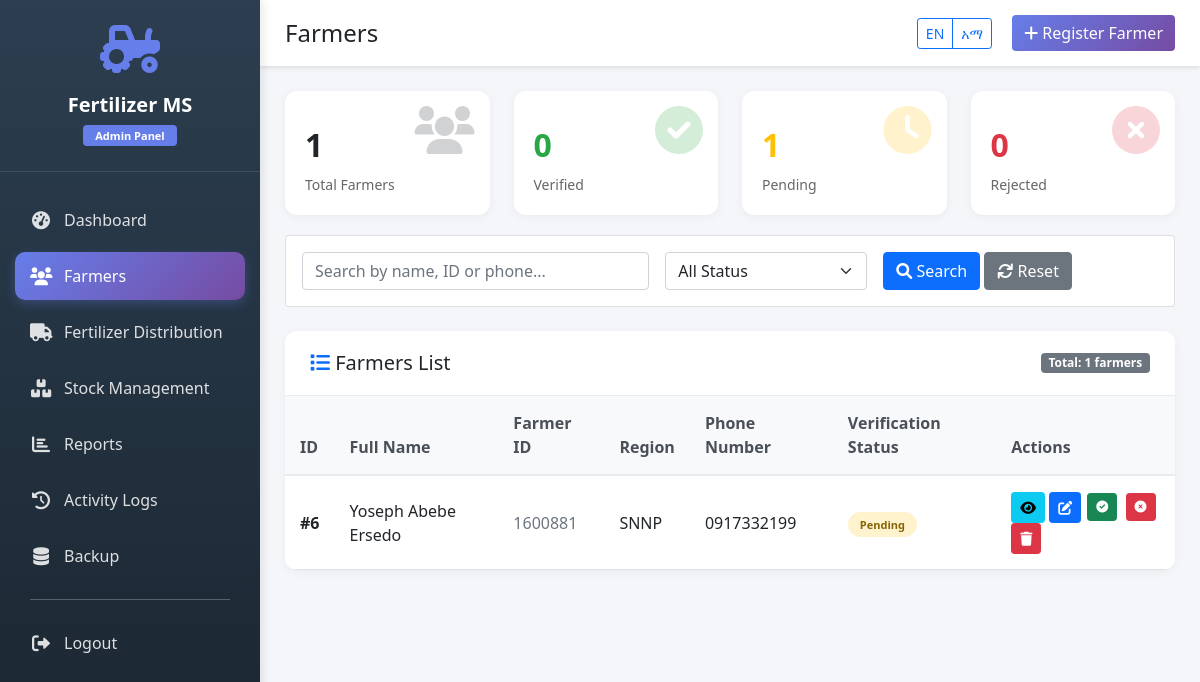
The app's page /admin/farmers.php (signed in) with its own data.
### tables this page shows
CREATE TABLE `farmers` (
  `id` int(11) NOT NULL AUTO_INCREMENT,
  `farmer_id` varchar(50) NOT NULL,
  `full_name` varchar(100) NOT NULL,
  `region` varchar(100) NOT NULL,
  `district` varchar(100) NOT NULL,
  `kebele` varchar(100) NOT NULL,
  `farm_size` decimal(10,2) NOT NULL,
  `crop_type` varchar(100) NOT NULL,
  `harvest_season` varchar(50) NOT NULL,
  `phone` varchar(20) NOT NULL,
  `id_proof` varchar(255) DEFAULT NULL,
  `farm_photo` varchar(255) DEFAULT NULL,
  `verification_status` enum('pending','verified','rejected') DEFAULT 'pending',
  `created_by` int(11) DEFAULT NULL,
  `created_at` timestamp NOT NULL DEFAULT current_timestamp(),
  `updated_at` timestamp NULL DEFAULT NULL ON UPDATE current_timestamp(),
  PRIMARY KEY (`id`),
  UNIQUE KEY `farmer_id` (`farmer_id`),
  KEY `created_by` (`created_by`),
  CONSTRAINT `farmers_ibfk_1` FOREIGN KEY (`created_by`) REFERENCES `users` (`id`) ON DELETE SET NULL
);

### config/language.php (called while the page is built, shortened)
<?php
function getCurrentLanguage() {
    return $_SESSION['language'] ?? 'en';
}
function __($key) {
    $lang = getCurrentLanguage();
    return $GLOBALS['translations'][$lang][$key] ?? $key;
}
?>

### config/database.php (called while the page is built, shortened)
<?php
function getConnection() {
    try {
        $conn = new mysqli(DB_HOST, DB_USER, DB_PASS, DB_NAME);
        $conn->set_charset("utf8mb4");
        return $conn;
    } catch (Exception $e) {
        die("Database connection error: " . $e->getMessage());
    }
}
function executeQuery($sql, $params = [], $types = "") {
    $conn = getConnection();
    $stmt = $conn->prepare($sql);
    $stmt->execute();
    $result = $stmt->get_result();
    return $result;
}
?>

### config/session.php (called while the page is built, shortened)
<?php
function hasRole($role) {
    return isset($_SESSION['user_role']) && $_SESSION['user_role'] === $role;
}
function isAdmin() {
    return hasRole('admin');
}
?>

### admin/farmers.php (the view, shortened to what this page needs)
<?php
require_once '../config/session.php';
require_once '../config/database.php';
require_once '../config/language.php';
$search = isset($_GET['search']) ? $_GET['search'] : '';
$sql = "SELECT * FROM farmers WHERE 1=1";
$params = [];
$types = "";
$sql .= " ORDER BY created_at DESC";
$farmers = executeQuery($sql, $params, $types);
$total_farmers = executeQuery("SELECT COUNT(*) as total FROM farmers")->fetch_assoc()['total'];
$verified_farmers = executeQuery("SELECT COUNT(*) as total FROM farmers WHERE verification_status = 'verified'")->fetch_assoc()['total'];
$pending_farmers = executeQuery("SELECT COUNT(*) as total FROM farmers WHERE verification_status = 'pending'")->fetch_assoc()['total'];
$rejected_farmers = executeQuery("SELECT COUNT(*) as total FROM farmers WHERE verification_status = 'rejected'")->fetch_assoc()['total'];
?>
<!DOCTYPE html>
<html lang="<?php echo getCurrentLanguage(); ?>">
<head>
    <link href="https://cdn.jsdelivr.net/npm/bootstrap@5.1.3/dist/css/bootstrap.min.css" rel="stylesheet">
    <link rel="stylesheet" href="https://cdnjs.cloudflare.com/ajax/libs/font-awesome/6.0.0/css/all.min.css">
</head>
<body>
    <div class="sidebar" id="sidebar">
        <div class="sidebar-header">
            <i class="fas fa-tractor"></i>
            <h5>Fertilizer MS</h5>
            <span class="badge bg-info">Admin Panel</span>
        </div>
        <nav class="nav flex-column">
            <a class="nav-link" href="dashboard.php">
                <i class="fas fa-tachometer-alt"></i>
                <span><?php echo __('dashboard'); ?></span>
            </a>
            <a class="nav-link active" href="farmers.php">
                <i class="fas fa-users"></i>
                <span><?php echo __('farmers'); ?></span>
            </a>
            <a class="nav-link" href="distribution.php">
                <i class="fas fa-truck"></i>
                <span><?php echo __('distribution'); ?></span>
            </a>
            <a class="nav-link" href="stock.php">
                <i class="fas fa-boxes"></i>
                <span><?php echo __('stock'); ?></span>
            </a>
            <a class="nav-link" href="reports.php">
                <i class="fas fa-chart-bar"></i>
                <span><?php echo __('reports'); ?></span>
            </a>
            <a class="nav-link" href="logs.php">
                <i class="fas fa-history"></i>
                <span><?php echo __('logs'); ?></span>
            </a>
            <a class="nav-link" href="backup.php">
                <i class="fas fa-database"></i>
                <span><?php echo __('backup'); ?></span>
            </a>
            <hr>
            <a class="nav-link" href="../logout.php">
                <i class="fas fa-sign-out-alt"></i>
                <span><?php echo __('logout'); ?></span>
            </a>
        </nav>
    </div>
    <div class="main-content">
        <div class="top-navbar d-flex justify-content-between align-items-center">
            <div class="d-flex align-items-center">
                <h4 class="mb-0"><?php echo __('farmers'); ?></h4>
            </div>
            <div>
                <div class="btn-group">
                    <a href="?lang=en" class="btn btn-sm btn-outline-primary">EN</a>
                    <a href="?lang=am" class="btn btn-sm btn-outline-primary">አማ</a>
                </div>
                <button class="btn btn-primary btn-register ms-3" data-bs-toggle="modal" data-bs-target="#registerModal">
                    <i class="fas fa-plus"></i> <?php echo __('register_farmer'); ?>
                </button>
            </div>
        </div>
        <div class="content-wrapper">
            <div class="row">
                <div class="col-md-3">
                    <div class="stat-card">
                        <i class="fas fa-users stat-icon"></i>
                        <div class="stat-number"><?php echo $total_farmers; ?></div>
                        <div class="stat-label">Total Farmers</div>
                    </div>
                </div>
                <div class="col-md-3">
                    <div class="stat-card">
                        <i class="fas fa-check-circle stat-icon" style="color: #28a745;"></i>
                        <div class="stat-number" style="color: #28a745;"><?php echo $verified_farmers; ?></div>
                        <div class="stat-label">Verified</div>
                    </div>
                </div>
                <div class="col-md-3">
                    <div class="stat-card">
                        <i class="fas fa-clock stat-icon" style="color: #ffc107;"></i>
                        <div class="stat-number" style="color: #ffc107;"><?php echo $pending_farmers; ?></div>
                        <div class="stat-label">Pending</div>
                    </div>
                </div>
                <div class="col-md-3">
                    <div class="stat-card">
                        <i class="fas fa-times-circle stat-icon" style="color: #dc3545;"></i>
                        <div class="stat-number" style="color: #dc3545;"><?php echo $rejected_farmers; ?></div>
                        <div class="stat-label">Rejected</div>
                    </div>
                </div>
            </div>
            <div class="card mb-4">
                <div class="card-body">
                    <form method="GET" class="row g-3">
                        <div class="col-md-5">
                            <input type="text" class="form-control" name="search" placeholder="<?php echo __('search'); ?> by name, ID or phone..." value="<?php echo htmlspecialchars($search); ?>">
                        </div>
                        <div class="col-md-3">
                            <select class="form-select" name="status">
                                <option value="">All Status</option>
                            </select>
                        </div>
                        <div class="col-md-4">
                            <button type="submit" class="btn btn-primary">
                                <i class="fas fa-search"></i> <?php echo __('search'); ?>
                            </button>
                            <a href="farmers.php" class="btn btn-secondary">
                                <i class="fas fa-sync"></i> Reset
                            </a>
                        </div>
                    </form>
                </div>
            </div>
            <div class="table-container">
                <div class="table-container-header d-flex justify-content-between align-items-center">
                    <h5 class="mb-0">
                        <i class="fas fa-list text-primary"></i> Farmers List
                    </h5>
                    <span class="badge bg-secondary">Total: <?php echo $farmers->num_rows; ?> farmers</span>
                </div>
                <div class="table-responsive">
                    <table class="table table-hover">
                        <thead>
                            <tr>
                                <th>ID</th>
                                <th><?php echo __('full_name'); ?></th>
                                <th><?php echo __('farmer_id'); ?></th>
                                <th><?php echo __('region'); ?></th>
                                <th><?php echo __('phone'); ?></th>
                                <th><?php echo __('verification_status'); ?></th>
                                <th>Actions</th>
                            </tr>
                        </thead>
                        <tbody>
                            <?php if($farmers && $farmers->num_rows > 0): ?>
                                <?php while($farmer = $farmers->fetch_assoc()): ?>
                                <tr>
                                    <td><strong>#<?php echo $farmer['id']; ?></strong></td>
                                    <td><?php echo htmlspecialchars($farmer['full_name']); ?></td>
                                    <td><span class="text-muted"><?php echo htmlspecialchars($farmer['farmer_id']); ?></span></td>
                                    <td><?php echo htmlspecialchars($farmer['region']); ?></td>
                                    <td><?php echo htmlspecialchars($farmer['phone']); ?></td>
                                    <td>
                                        <span class="badge-<?php echo $farmer['verification_status']; ?>">
                                            <?php echo ucfirst($farmer['verification_status']); ?>
                                        </span>
                                    </td>
                                    <td>
                                        <a href="view_farmer.php?id=<?php echo $farmer['id']; ?>" class="btn btn-sm btn-info" title="View Farmer">
                                            <i class="fas fa-eye"></i>
                                        </a>
                                        <a href="edit_farmer.php?id=<?php echo $farmer['id']; ?>" class="btn btn-sm btn-primary" title="Edit Farmer">
                                            <i class="fas fa-edit"></i>
                                        </a>
                                        <?php if (isAdmin()): ?>
                                            <?php if ($farmer['verification_status'] == 'pending'): ?>
                                                <button class="btn btn-sm btn-success btn-verify" onclick="verifyFarmer(<?php echo $farmer['id']; ?>, 'verified')" title="Verify Farmer">
                                                    <i class="fas fa-check-circle"></i>
                                                </button>
                                                <button class="btn btn-sm btn-danger btn-verify" onclick="verifyFarmer(<?php echo $farmer['id']; ?>, 'rejected')" title="Reject Farmer">
                                                    <i class="fas fa-times-circle"></i>
                                                </button>
                                            <?php elseif ($farmer['verification_status'] == 'verified'): ?>
                                                <button class="btn btn-sm btn-warning btn-verify" onclick="verifyFarmer(<?php echo $farmer['id']; ?>, 'pending')" title="Reset to Pending">
                                                    <i class="fas fa-undo"></i>
                                                </button>
                                            <?php elseif ($farmer['verification_status'] == 'rejected'): ?>
                                                <button class="btn btn-sm btn-success btn-verify" onclick="verifyFarmer(<?php echo $farmer['id']; ?>, 'verified')" title="Verify Farmer">
                                                    <i class="fas fa-check-circle"></i>
                                                </button>
                                            <?php endif; ?>
                                            <button class="btn btn-sm btn-danger" onclick="deleteFarmer(<?php echo $farmer['id']; ?>)" title="Delete Farmer">
                                                <i class="fas fa-trash"></i>
                                            </button>
                                        <?php endif; ?>
                                    </td>
                                </tr>
                                <?php endwhile; ?>
                            <?php endif; ?>
                        </tbody>
                    </table>
                </div>
            </div>
        </div>
    </div>
</body>
</html>

### admin/farmers.php (style rules this page uses)
* { margin: 0; padding: 0; box-sizing: border-box; }
body { font-family: 'Segoe UI', Tahoma, Geneva, Verdana, sans-serif; background: #f4f6f9; }
.sidebar { min-height: 100vh; background: linear-gradient(180deg, #2c3e50 0%, #1a252f 100%); color: white; position: fixed; left: 0; top: 0; width: 260px; z-index: 1000; transition: all 0.3s; box-shadow: 2px 0 10px rgba(0,0,0,0.1); overflow-y: auto; }
.sidebar-header { padding: 25px 20px; text-align: center; border-bottom: 1px solid rgba(255,255,255,0.1); margin-bottom: 20px; }
.sidebar-header i { font-size: 48px; margin-bottom: 10px; color: #667eea; }
.sidebar-header h5 { margin: 10px 0 5px; font-weight: 600; color: white; }
.sidebar-header .badge { font-size: 11px; padding: 5px 12px; background: #667eea !important; }
.sidebar .nav { flex-direction: column; padding: 0 15px; }
.sidebar .nav-link { color: rgba(255,255,255,0.85); padding: 12px 15px; margin: 4px 0; border-radius: 10px; transition: all 0.3s ease; display: flex; align-items: center; gap: 12px; font-weight: 500; }
.sidebar .nav-link i { width: 22px; font-size: 18px; text-align: center; }
.sidebar .nav-link span { flex: 1; }
.sidebar .nav-link.active { background: linear-gradient(135deg, #667eea 0%, #764ba2 100%); color: white; box-shadow: 0 4px 12px rgba(102, 126, 234, 0.3); }
.sidebar hr { margin: 15px; border-color: rgba(255,255,255,0.1); }
.main-content { margin-left: 260px; min-height: 100vh; background: #f4f6f9; transition: all 0.3s; }
.top-navbar { background: white; box-shadow: 0 2px 4px rgba(0,0,0,0.1); padding: 15px 25px; position: sticky; top: 0; z-index: 999; }
.content-wrapper { padding: 25px; }
.stat-card { background: white; border-radius: 12px; padding: 20px; margin-bottom: 20px; box-shadow: 0 2px 10px rgba(0,0,0,0.05); transition: transform 0.3s, box-shadow 0.3s; position: relative; overflow: hidden; }
.stat-icon { font-size: 48px; opacity: 0.2; position: absolute; right: 15px; top: 15px; }
.stat-number { font-size: 32px; font-weight: bold; margin: 10px 0 5px; }
.stat-label { color: #666; font-size: 14px; }
.table-container { background: white; border-radius: 12px; padding: 0; box-shadow: 0 2px 10px rgba(0,0,0,0.05); overflow: hidden; }
.table-container-header { padding: 20px 25px; border-bottom: 1px solid #e9ecef; background: white; }
.table { margin-bottom: 0; }
.table thead th { background: #f8f9fa; border-bottom: 2px solid #e9ecef; color: #495057; font-weight: 600; padding: 15px; }
.table tbody td { padding: 15px; vertical-align: middle; }
.badge-pending { background: #fff3cd; color: #856404; padding: 5px 12px; border-radius: 20px; font-size: 11px; font-weight: 600; }
.btn-register { background: linear-gradient(135deg, #667eea 0%, #764ba2 100%); border: none; color: white; }
.btn-verify { padding: 4px 8px; font-size: 12px; margin: 2px; }

### records on screen
farmers: id "6", full_name "Yoseph Abebe Ersedo", farmer "1600881", region "SNNP", phone "0917332199", verification_status "Pending"

### other values on screen
__('dashboard') "Dashboard"
__('farmers') "Farmers"
__('distribution') "Fertilizer Distribution"
__('stock') "Stock Management"
__('reports') "Reports"
__('logs') "Activity Logs"
__('backup') "Backup"
__('logout') "Logout"
__('register_farmer') "Register Farmer"
$total_farmers "1"
$verified_farmers "0"
$pending_farmers "1"
$rejected_farmers "0"
__('search') "Search"
$farmers->num_rows "1"
